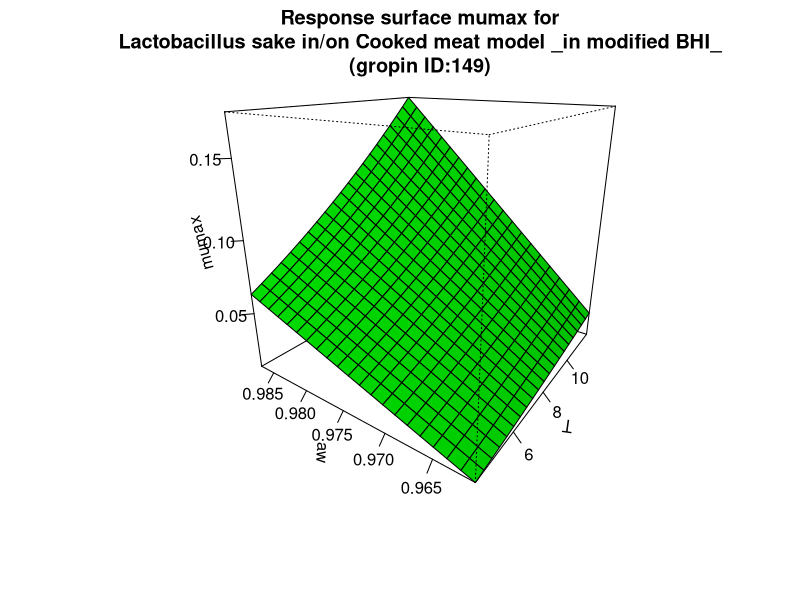

The R source for this figure:
#############################
# start of Parameter script
#############################
T <- seq(4.004,11.988011988012,length.out=21)
aw <- seq(0.961038961038961,0.986986,length.out=21)
#############################
# end of Parameter script
#############################
############################# 
# start of Model script Gropin ID 149 
#############################
 
# constant coefficients for this model
a <- 0.0141
awmin <- 0.9561
Tmin <- -8.1
 
variables <- data.frame(T,aw)
argumentsPar <- expand.grid(variables)
 
# heart of the model
response_surface <- function(T,aw) {
   mumax <-(a*(aw-awmin)*((T-Tmin)^2))

return(mumax=mumax)
} 

# output parameters
responseSurface <- cbind(argumentsPar,response_surface(argumentsPar['T'],argumentsPar['aw']))
colnames(responseSurface) <- c(colnames(argumentsPar),'mumax')
#############################
# End of Model script
#############################
############################# 
# start of Visualisation script Gropin ID 149 
#############################
persp(T,aw,matrix(unlist(responseSurface$'mumax'),nrow=21),col = 'green',xlab='T',ylab='aw',zlab='mumax',main='Response surface mumax for
Lactobacillus sake in/on Cooked meat model _in modified BHI_
(gropin ID:149)',theta=305,phi=20,shade=0.25,ticktype = 'detailed')
#############################
# End of Visualisation script
#############################
